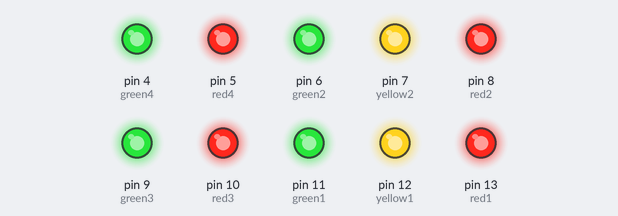
Bench run of a sketch on a simulated Arduino Uno, built with avr-gcc and run on an emulated ATmega328P. Shown: output pins drawn as LEDs (lit = HIGH).

Above: at 0.1 s.
Timing chart, 0 to 1.6 s (numbered marks = the images above):
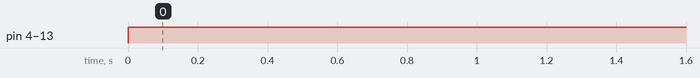

Measured:
- by itself, pin 4 (green4), pin 5 (red4), pin 6 (green2), pin 7 (yellow2), pin 8 (red2), pin 9 (green3), pin 10 (red3), pin 11 (green1), pin 12 (yellow1), pin 13 (red1): LOW → HIGH at 0.00 s

The sketch:

test1.ino
```cpp
//semáforo carros 1
int red1 = 13;
int yellow1 = 12;
int green1 = 11;

//semáforo carros 2
int red2 = 8;
int yellow2 = 7;
int green2 = 6;

//semáforo pessoas 1
int red3 = 10;
int green3 = 9;

//semáforo pessoas 2
int red4 = 5;
int green4 = 4;

void setup() {
  pinMode(red1, OUTPUT);
  pinMode(red2, OUTPUT);
  pinMode(red3, OUTPUT);
  pinMode(red4, OUTPUT);
  pinMode(green1, OUTPUT);
  pinMode(green2, OUTPUT);
  pinMode(green3, OUTPUT);
  pinMode(green4, OUTPUT);
  pinMode(yellow1, OUTPUT);
  pinMode(yellow2, OUTPUT);
}

void loop() {
  digitalWrite(red1, HIGH);
  digitalWrite(red2, HIGH);
  digitalWrite(red3, HIGH);
  digitalWrite(red4, HIGH);
  digitalWrite(green1, HIGH);
  digitalWrite(green2, HIGH);
  digitalWrite(green3, HIGH);
  digitalWrite(green4, HIGH);
  digitalWrite(yellow1, HIGH);
  digitalWrite(yellow2, HIGH);
}
```
